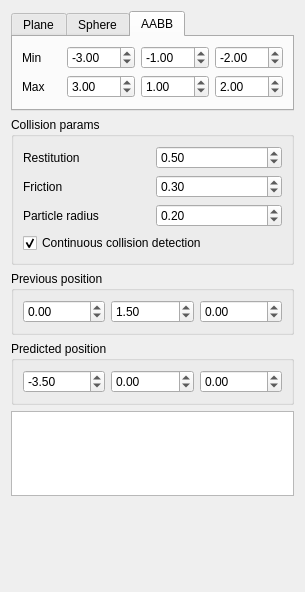
<?xml version="1.0" encoding="UTF-8"?>
<ui version="4.0">
 <class>WidgetTestColliders</class>
 <widget class="QWidget" name="WidgetTestColliders">
  <property name="geometry">
   <rect>
    <x>0</x>
    <y>0</y>
    <width>277</width>
    <height>592</height>
   </rect>
  </property>
  <property name="sizePolicy">
   <sizepolicy hsizetype="Fixed" vsizetype="Preferred">
    <horstretch>0</horstretch>
    <verstretch>0</verstretch>
   </sizepolicy>
  </property>
  <property name="maximumSize">
   <size>
    <width>277</width>
    <height>16777215</height>
   </size>
  </property>
  <property name="windowTitle">
   <string>Form</string>
  </property>
  <layout class="QVBoxLayout" name="verticalLayout_2">
   <item>
    <widget class="QTabWidget" name="tabCollider">
     <property name="sizePolicy">
      <sizepolicy hsizetype="Preferred" vsizetype="Minimum">
       <horstretch>0</horstretch>
       <verstretch>0</verstretch>
      </sizepolicy>
     </property>
     <property name="currentIndex">
      <number>2</number>
     </property>
     <widget class="QWidget" name="tab">
      <attribute name="title">
       <string>Plane</string>
      </attribute>
      <layout class="QGridLayout" name="gridLayout">
       <item row="0" column="0">
        <widget class="QLabel" name="label">
         <property name="text">
          <string>Normal</string>
         </property>
        </widget>
       </item>
       <item row="0" column="1">
        <widget class="QDoubleSpinBox" name="plane_nx">
         <property name="minimum">
          <double>-100.000000000000000</double>
         </property>
         <property name="maximum">
          <double>100.000000000000000</double>
         </property>
         <property name="singleStep">
          <double>0.100000000000000</double>
         </property>
         <property name="value">
          <double>0.000000000000000</double>
         </property>
        </widget>
       </item>
       <item row="0" column="2">
        <widget class="QDoubleSpinBox" name="plane_ny">
         <property name="minimum">
          <double>-100.000000000000000</double>
         </property>
         <property name="maximum">
          <double>100.000000000000000</double>
         </property>
         <property name="singleStep">
          <double>0.100000000000000</double>
         </property>
         <property name="value">
          <double>1.000000000000000</double>
         </property>
        </widget>
       </item>
       <item row="0" column="3">
        <widget class="QDoubleSpinBox" name="plane_nz">
         <property name="minimum">
          <double>-100.000000000000000</double>
         </property>
         <property name="maximum">
          <double>100.000000000000000</double>
         </property>
         <property name="singleStep">
          <double>0.100000000000000</double>
         </property>
         <property name="value">
          <double>0.000000000000000</double>
         </property>
        </widget>
       </item>
       <item row="1" column="0">
        <widget class="QLabel" name="label_2">
         <property name="text">
          <string>d</string>
         </property>
        </widget>
       </item>
       <item row="1" column="1">
        <widget class="QDoubleSpinBox" name="plane_d">
         <property name="minimum">
          <double>-100.000000000000000</double>
         </property>
         <property name="maximum">
          <double>100.000000000000000</double>
         </property>
         <property name="singleStep">
          <double>0.100000000000000</double>
         </property>
         <property name="value">
          <double>0.000000000000000</double>
         </property>
        </widget>
       </item>
      </layout>
     </widget>
     <widget class="QWidget" name="tab_3">
      <attribute name="title">
       <string>Sphere</string>
      </attribute>
      <layout class="QGridLayout" name="gridLayout_2">
       <item row="1" column="0">
        <widget class="QLabel" name="label_4">
         <property name="text">
          <string>Radius</string>
         </property>
        </widget>
       </item>
       <item row="0" column="0">
        <widget class="QLabel" name="label_3">
         <property name="text">
          <string>Center</string>
         </property>
        </widget>
       </item>
       <item row="1" column="1">
        <widget class="QDoubleSpinBox" name="sphere_rad">
         <property name="minimum">
          <double>-100.000000000000000</double>
         </property>
         <property name="maximum">
          <double>100.000000000000000</double>
         </property>
         <property name="singleStep">
          <double>0.100000000000000</double>
         </property>
         <property name="value">
          <double>1.000000000000000</double>
         </property>
        </widget>
       </item>
       <item row="0" column="1">
        <widget class="QDoubleSpinBox" name="sphere_cx">
         <property name="minimum">
          <double>-100.000000000000000</double>
         </property>
         <property name="maximum">
          <double>100.000000000000000</double>
         </property>
         <property name="singleStep">
          <double>0.100000000000000</double>
         </property>
         <property name="value">
          <double>0.000000000000000</double>
         </property>
        </widget>
       </item>
       <item row="0" column="2">
        <widget class="QDoubleSpinBox" name="sphere_cy">
         <property name="minimum">
          <double>-100.000000000000000</double>
         </property>
         <property name="maximum">
          <double>100.000000000000000</double>
         </property>
         <property name="singleStep">
          <double>0.100000000000000</double>
         </property>
         <property name="value">
          <double>0.000000000000000</double>
         </property>
        </widget>
       </item>
       <item row="0" column="3">
        <widget class="QDoubleSpinBox" name="sphere_cz">
         <property name="minimum">
          <double>-100.000000000000000</double>
         </property>
         <property name="maximum">
          <double>100.000000000000000</double>
         </property>
         <property name="singleStep">
          <double>0.100000000000000</double>
         </property>
         <property name="value">
          <double>0.000000000000000</double>
         </property>
        </widget>
       </item>
      </layout>
     </widget>
     <widget class="QWidget" name="tab_4">
      <attribute name="title">
       <string>AABB</string>
      </attribute>
      <layout class="QGridLayout" name="gridLayout_3">
       <item row="0" column="0">
        <widget class="QLabel" name="label_6">
         <property name="text">
          <string>Min</string>
         </property>
        </widget>
       </item>
       <item row="0" column="2">
        <widget class="QDoubleSpinBox" name="aabb_miny">
         <property name="minimum">
          <double>-100.000000000000000</double>
         </property>
         <property name="maximum">
          <double>100.000000000000000</double>
         </property>
         <property name="singleStep">
          <double>0.100000000000000</double>
         </property>
         <property name="value">
          <double>-1.000000000000000</double>
         </property>
        </widget>
       </item>
       <item row="0" column="1">
        <widget class="QDoubleSpinBox" name="aabb_minx">
         <property name="minimum">
          <double>-100.000000000000000</double>
         </property>
         <property name="maximum">
          <double>100.000000000000000</double>
         </property>
         <property name="singleStep">
          <double>0.100000000000000</double>
         </property>
         <property name="value">
          <double>-3.000000000000000</double>
         </property>
        </widget>
       </item>
       <item row="1" column="0">
        <widget class="QLabel" name="label_7">
         <property name="text">
          <string>Max</string>
         </property>
        </widget>
       </item>
       <item row="1" column="1">
        <widget class="QDoubleSpinBox" name="aabb_maxx">
         <property name="minimum">
          <double>-100.000000000000000</double>
         </property>
         <property name="maximum">
          <double>100.000000000000000</double>
         </property>
         <property name="singleStep">
          <double>0.100000000000000</double>
         </property>
         <property name="value">
          <double>3.000000000000000</double>
         </property>
        </widget>
       </item>
       <item row="0" column="3">
        <widget class="QDoubleSpinBox" name="aabb_minz">
         <property name="minimum">
          <double>-100.000000000000000</double>
         </property>
         <property name="maximum">
          <double>100.000000000000000</double>
         </property>
         <property name="singleStep">
          <double>0.100000000000000</double>
         </property>
         <property name="value">
          <double>-2.000000000000000</double>
         </property>
        </widget>
       </item>
       <item row="1" column="2">
        <widget class="QDoubleSpinBox" name="aabb_maxy">
         <property name="minimum">
          <double>-100.000000000000000</double>
         </property>
         <property name="maximum">
          <double>100.000000000000000</double>
         </property>
         <property name="singleStep">
          <double>0.100000000000000</double>
         </property>
         <property name="value">
          <double>1.000000000000000</double>
         </property>
        </widget>
       </item>
       <item row="1" column="3">
        <widget class="QDoubleSpinBox" name="aabb_maxz">
         <property name="minimum">
          <double>-100.000000000000000</double>
         </property>
         <property name="maximum">
          <double>100.000000000000000</double>
         </property>
         <property name="singleStep">
          <double>0.100000000000000</double>
         </property>
         <property name="value">
          <double>2.000000000000000</double>
         </property>
        </widget>
       </item>
      </layout>
     </widget>
    </widget>
   </item>
   <item>
    <widget class="QGroupBox" name="groupBox_4">
     <property name="title">
      <string>Collision params</string>
     </property>
     <layout class="QGridLayout" name="gridLayout_7">
      <item row="2" column="1">
       <widget class="QDoubleSpinBox" name="particleScale">
        <property name="maximum">
         <double>100.000000000000000</double>
        </property>
        <property name="singleStep">
         <double>0.100000000000000</double>
        </property>
        <property name="value">
         <double>0.200000000000000</double>
        </property>
       </widget>
      </item>
      <item row="0" column="0">
       <widget class="QLabel" name="label_9">
        <property name="text">
         <string>Restitution</string>
        </property>
       </widget>
      </item>
      <item row="1" column="1">
       <widget class="QDoubleSpinBox" name="friction">
        <property name="maximum">
         <double>1.000000000000000</double>
        </property>
        <property name="singleStep">
         <double>0.100000000000000</double>
        </property>
        <property name="value">
         <double>0.300000000000000</double>
        </property>
       </widget>
      </item>
      <item row="1" column="0">
       <widget class="QLabel" name="label_8">
        <property name="text">
         <string>Friction</string>
        </property>
       </widget>
      </item>
      <item row="2" column="0">
       <widget class="QLabel" name="label_5">
        <property name="text">
         <string>Particle radius</string>
        </property>
       </widget>
      </item>
      <item row="3" column="0" colspan="2">
       <widget class="QCheckBox" name="checkCCD">
        <property name="text">
         <string>Continuous collision detection</string>
        </property>
        <property name="checked">
         <bool>true</bool>
        </property>
       </widget>
      </item>
      <item row="0" column="1">
       <widget class="QDoubleSpinBox" name="bounciness">
        <property name="maximum">
         <double>1.000000000000000</double>
        </property>
        <property name="singleStep">
         <double>0.100000000000000</double>
        </property>
        <property name="value">
         <double>0.500000000000000</double>
        </property>
       </widget>
      </item>
     </layout>
    </widget>
   </item>
   <item>
    <widget class="QGroupBox" name="groupBox">
     <property name="title">
      <string>Previous position</string>
     </property>
     <layout class="QGridLayout" name="gridLayout_6">
      <item row="0" column="0">
       <widget class="QDoubleSpinBox" name="prevX">
        <property name="minimum">
         <double>-100.000000000000000</double>
        </property>
        <property name="maximum">
         <double>100.000000000000000</double>
        </property>
        <property name="singleStep">
         <double>0.100000000000000</double>
        </property>
        <property name="value">
         <double>0.000000000000000</double>
        </property>
       </widget>
      </item>
      <item row="0" column="1">
       <widget class="QDoubleSpinBox" name="prevY">
        <property name="minimum">
         <double>-100.000000000000000</double>
        </property>
        <property name="maximum">
         <double>100.000000000000000</double>
        </property>
        <property name="singleStep">
         <double>0.100000000000000</double>
        </property>
        <property name="value">
         <double>1.500000000000000</double>
        </property>
       </widget>
      </item>
      <item row="0" column="2">
       <widget class="QDoubleSpinBox" name="prevZ">
        <property name="minimum">
         <double>-100.000000000000000</double>
        </property>
        <property name="maximum">
         <double>100.000000000000000</double>
        </property>
        <property name="singleStep">
         <double>0.100000000000000</double>
        </property>
        <property name="value">
         <double>0.000000000000000</double>
        </property>
       </widget>
      </item>
     </layout>
    </widget>
   </item>
   <item>
    <widget class="QGroupBox" name="groupBox_2">
     <property name="title">
      <string>Predicted position</string>
     </property>
     <layout class="QGridLayout" name="gridLayout_5">
      <item row="0" column="0">
       <widget class="QDoubleSpinBox" name="currX">
        <property name="minimum">
         <double>-100.000000000000000</double>
        </property>
        <property name="maximum">
         <double>100.000000000000000</double>
        </property>
        <property name="singleStep">
         <double>0.100000000000000</double>
        </property>
        <property name="value">
         <double>-3.500000000000000</double>
        </property>
       </widget>
      </item>
      <item row="0" column="1">
       <widget class="QDoubleSpinBox" name="currY">
        <property name="minimum">
         <double>-100.000000000000000</double>
        </property>
        <property name="maximum">
         <double>100.000000000000000</double>
        </property>
        <property name="singleStep">
         <double>0.100000000000000</double>
        </property>
        <property name="value">
         <double>0.000000000000000</double>
        </property>
       </widget>
      </item>
      <item row="0" column="2">
       <widget class="QDoubleSpinBox" name="currZ">
        <property name="minimum">
         <double>-100.000000000000000</double>
        </property>
        <property name="maximum">
         <double>100.000000000000000</double>
        </property>
        <property name="singleStep">
         <double>0.100000000000000</double>
        </property>
        <property name="value">
         <double>0.000000000000000</double>
        </property>
       </widget>
      </item>
     </layout>
    </widget>
   </item>
   <item>
    <widget class="QTextEdit" name="textCollision">
     <property name="sizeAdjustPolicy">
      <enum>QAbstractScrollArea::AdjustToContentsOnFirstShow</enum>
     </property>
     <property name="readOnly">
      <bool>true</bool>
     </property>
    </widget>
   </item>
   <item>
    <spacer name="verticalSpacer">
     <property name="orientation">
      <enum>Qt::Vertical</enum>
     </property>
     <property name="sizeHint" stdset="0">
      <size>
       <width>20</width>
       <height>40</height>
      </size>
     </property>
    </spacer>
   </item>
  </layout>
 </widget>
 <resources/>
 <connections/>
</ui>
